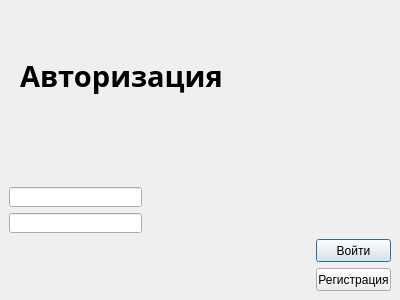
<?xml version="1.0" encoding="UTF-8"?>
<ui version="4.0">
 <class>Dialog</class>
 <widget class="QDialog" name="Dialog">
  <property name="geometry">
   <rect>
    <x>0</x>
    <y>0</y>
    <width>400</width>
    <height>300</height>
   </rect>
  </property>
  <property name="windowTitle">
   <string>Dialog</string>
  </property>
  <widget class="QLabel" name="label">
   <property name="geometry">
    <rect>
     <x>20</x>
     <y>50</y>
     <width>203</width>
     <height>51</height>
    </rect>
   </property>
   <property name="font">
    <font>
     <family>Segoe Print</family>
     <pointsize>22</pointsize>
     <weight>75</weight>
     <bold>true</bold>
    </font>
   </property>
   <property name="text">
    <string>Авторизация</string>
   </property>
  </widget>
  <widget class="QLineEdit" name="lineEdit">
   <property name="geometry">
    <rect>
     <x>9</x>
     <y>187</y>
     <width>133</width>
     <height>20</height>
    </rect>
   </property>
  </widget>
  <widget class="QLineEdit" name="lineEdit_2">
   <property name="geometry">
    <rect>
     <x>9</x>
     <y>213</y>
     <width>133</width>
     <height>20</height>
    </rect>
   </property>
  </widget>
  <widget class="QPushButton" name="pushButton_2">
   <property name="geometry">
    <rect>
     <x>316</x>
     <y>239</y>
     <width>75</width>
     <height>23</height>
    </rect>
   </property>
   <property name="text">
    <string>Войти</string>
   </property>
  </widget>
  <widget class="QPushButton" name="pushButton">
   <property name="geometry">
    <rect>
     <x>316</x>
     <y>268</y>
     <width>75</width>
     <height>23</height>
    </rect>
   </property>
   <property name="text">
    <string>Регистрация</string>
   </property>
  </widget>
 </widget>
 <resources/>
 <connections/>
</ui>
